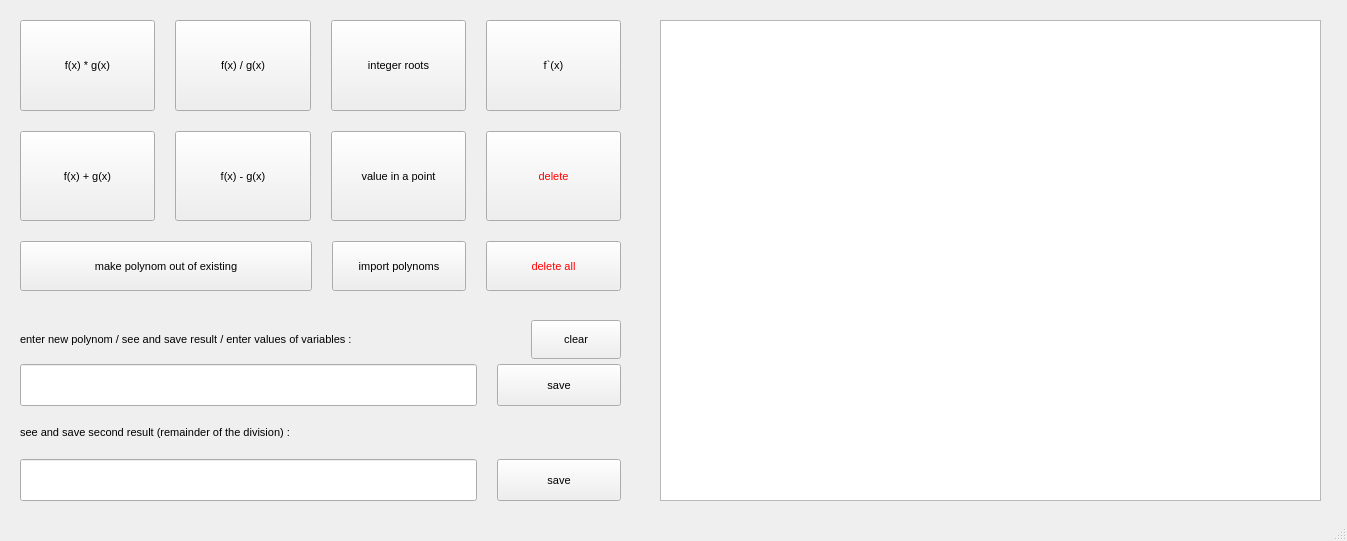
<?xml version="1.0" encoding="UTF-8"?>
<ui version="4.0">
 <class>MainWindow</class>
 <widget class="QMainWindow" name="MainWindow">
  <property name="geometry">
   <rect>
    <x>0</x>
    <y>0</y>
    <width>1347</width>
    <height>541</height>
   </rect>
  </property>
  <property name="font">
   <font>
    <pointsize>8</pointsize>
   </font>
  </property>
  <property name="windowTitle">
   <string>MainWindow</string>
  </property>
  <widget class="QWidget" name="centralwidget">
   <widget class="QListWidget" name="listWidget">
    <property name="geometry">
     <rect>
      <x>660</x>
      <y>20</y>
      <width>661</width>
      <height>481</height>
     </rect>
    </property>
   </widget>
   <widget class="QWidget" name="layoutWidget">
    <property name="geometry">
     <rect>
      <x>0</x>
      <y>0</y>
      <width>641</width>
      <height>311</height>
     </rect>
    </property>
    <property name="font">
     <font>
      <pointsize>8</pointsize>
     </font>
    </property>
    <layout class="QVBoxLayout" name="verticalLayout">
     <property name="spacing">
      <number>20</number>
     </property>
     <property name="leftMargin">
      <number>20</number>
     </property>
     <property name="topMargin">
      <number>20</number>
     </property>
     <property name="rightMargin">
      <number>20</number>
     </property>
     <property name="bottomMargin">
      <number>20</number>
     </property>
     <item>
      <layout class="QHBoxLayout" name="horizontalLayout">
       <property name="spacing">
        <number>20</number>
       </property>
       <item>
        <widget class="QPushButton" name="pushButton_multiply">
         <property name="sizePolicy">
          <sizepolicy hsizetype="Minimum" vsizetype="Ignored">
           <horstretch>0</horstretch>
           <verstretch>0</verstretch>
          </sizepolicy>
         </property>
         <property name="font">
          <font>
           <pointsize>8</pointsize>
          </font>
         </property>
         <property name="text">
          <string>f(x) * g(x)</string>
         </property>
        </widget>
       </item>
       <item>
        <widget class="QPushButton" name="pushButton_divide">
         <property name="sizePolicy">
          <sizepolicy hsizetype="Minimum" vsizetype="Ignored">
           <horstretch>0</horstretch>
           <verstretch>0</verstretch>
          </sizepolicy>
         </property>
         <property name="font">
          <font>
           <pointsize>8</pointsize>
          </font>
         </property>
         <property name="text">
          <string>f(x) / g(x)</string>
         </property>
        </widget>
       </item>
       <item>
        <widget class="QPushButton" name="pushButton_roots">
         <property name="sizePolicy">
          <sizepolicy hsizetype="Minimum" vsizetype="Ignored">
           <horstretch>0</horstretch>
           <verstretch>0</verstretch>
          </sizepolicy>
         </property>
         <property name="font">
          <font>
           <pointsize>8</pointsize>
          </font>
         </property>
         <property name="text">
          <string>integer roots</string>
         </property>
        </widget>
       </item>
       <item>
        <widget class="QPushButton" name="pushButton_derivative">
         <property name="sizePolicy">
          <sizepolicy hsizetype="Minimum" vsizetype="Ignored">
           <horstretch>0</horstretch>
           <verstretch>0</verstretch>
          </sizepolicy>
         </property>
         <property name="font">
          <font>
           <pointsize>8</pointsize>
          </font>
         </property>
         <property name="text">
          <string>f`(x)</string>
         </property>
        </widget>
       </item>
      </layout>
     </item>
     <item>
      <layout class="QHBoxLayout" name="horizontalLayout_2">
       <property name="spacing">
        <number>20</number>
       </property>
       <property name="sizeConstraint">
        <enum>QLayout::SetDefaultConstraint</enum>
       </property>
       <item>
        <widget class="QPushButton" name="pushButton_plus">
         <property name="sizePolicy">
          <sizepolicy hsizetype="Minimum" vsizetype="Ignored">
           <horstretch>0</horstretch>
           <verstretch>0</verstretch>
          </sizepolicy>
         </property>
         <property name="font">
          <font>
           <pointsize>8</pointsize>
          </font>
         </property>
         <property name="text">
          <string>f(x) + g(x)</string>
         </property>
        </widget>
       </item>
       <item>
        <widget class="QPushButton" name="pushButton_minus">
         <property name="sizePolicy">
          <sizepolicy hsizetype="Minimum" vsizetype="Ignored">
           <horstretch>0</horstretch>
           <verstretch>0</verstretch>
          </sizepolicy>
         </property>
         <property name="font">
          <font>
           <pointsize>8</pointsize>
          </font>
         </property>
         <property name="text">
          <string>f(x) - g(x)</string>
         </property>
        </widget>
       </item>
       <item>
        <widget class="QPushButton" name="pushButton_value_in_point">
         <property name="sizePolicy">
          <sizepolicy hsizetype="Minimum" vsizetype="Ignored">
           <horstretch>0</horstretch>
           <verstretch>0</verstretch>
          </sizepolicy>
         </property>
         <property name="font">
          <font>
           <pointsize>8</pointsize>
          </font>
         </property>
         <property name="text">
          <string>value in a point</string>
         </property>
        </widget>
       </item>
       <item>
        <widget class="QPushButton" name="pushButton_delete">
         <property name="sizePolicy">
          <sizepolicy hsizetype="Minimum" vsizetype="Ignored">
           <horstretch>0</horstretch>
           <verstretch>0</verstretch>
          </sizepolicy>
         </property>
         <property name="font">
          <font>
           <pointsize>8</pointsize>
          </font>
         </property>
         <property name="styleSheet">
          <string notr="true">color:red</string>
         </property>
         <property name="text">
          <string>delete</string>
         </property>
        </widget>
       </item>
      </layout>
     </item>
     <item>
      <layout class="QHBoxLayout" name="horizontalLayout_3">
       <property name="spacing">
        <number>20</number>
       </property>
       <item>
        <widget class="QPushButton" name="pushButton_make_polynom_out_of_existing">
         <property name="sizePolicy">
          <sizepolicy hsizetype="Minimum" vsizetype="Ignored">
           <horstretch>0</horstretch>
           <verstretch>0</verstretch>
          </sizepolicy>
         </property>
         <property name="maximumSize">
          <size>
           <width>16777215</width>
           <height>50</height>
          </size>
         </property>
         <property name="font">
          <font>
           <pointsize>8</pointsize>
          </font>
         </property>
         <property name="text">
          <string>make polynom out of existing</string>
         </property>
        </widget>
       </item>
       <item>
        <widget class="QPushButton" name="pushButton_import">
         <property name="sizePolicy">
          <sizepolicy hsizetype="Minimum" vsizetype="Fixed">
           <horstretch>0</horstretch>
           <verstretch>0</verstretch>
          </sizepolicy>
         </property>
         <property name="minimumSize">
          <size>
           <width>0</width>
           <height>50</height>
          </size>
         </property>
         <property name="maximumSize">
          <size>
           <width>134</width>
           <height>16777215</height>
          </size>
         </property>
         <property name="cursor">
          <cursorShape>ArrowCursor</cursorShape>
         </property>
         <property name="text">
          <string>import polynoms</string>
         </property>
        </widget>
       </item>
       <item>
        <widget class="QPushButton" name="pushButton_delete_all">
         <property name="sizePolicy">
          <sizepolicy hsizetype="Minimum" vsizetype="Ignored">
           <horstretch>0</horstretch>
           <verstretch>0</verstretch>
          </sizepolicy>
         </property>
         <property name="maximumSize">
          <size>
           <width>135</width>
           <height>50</height>
          </size>
         </property>
         <property name="font">
          <font>
           <pointsize>8</pointsize>
          </font>
         </property>
         <property name="styleSheet">
          <string notr="true">color:red</string>
         </property>
         <property name="text">
          <string>delete all</string>
         </property>
        </widget>
       </item>
      </layout>
     </item>
    </layout>
   </widget>
   <widget class="QWidget" name="layoutWidget">
    <property name="geometry">
     <rect>
      <x>0</x>
      <y>310</y>
      <width>641</width>
      <height>211</height>
     </rect>
    </property>
    <layout class="QVBoxLayout" name="verticalLayout_2">
     <property name="spacing">
      <number>5</number>
     </property>
     <property name="leftMargin">
      <number>20</number>
     </property>
     <property name="topMargin">
      <number>10</number>
     </property>
     <property name="rightMargin">
      <number>20</number>
     </property>
     <property name="bottomMargin">
      <number>20</number>
     </property>
     <item>
      <layout class="QHBoxLayout" name="horizontalLayout_6">
       <item>
        <widget class="QLabel" name="label">
         <property name="text">
          <string>enter new polynom / see and save result / enter values of variables :</string>
         </property>
        </widget>
       </item>
       <item>
        <widget class="QPushButton" name="pushButton_clear">
         <property name="minimumSize">
          <size>
           <width>0</width>
           <height>39</height>
          </size>
         </property>
         <property name="maximumSize">
          <size>
           <width>90</width>
           <height>16777215</height>
          </size>
         </property>
         <property name="text">
          <string>clear</string>
         </property>
        </widget>
       </item>
      </layout>
     </item>
     <item>
      <layout class="QHBoxLayout" name="horizontalLayout_5">
       <property name="spacing">
        <number>20</number>
       </property>
       <item>
        <widget class="QLineEdit" name="lineEdit">
         <property name="sizePolicy">
          <sizepolicy hsizetype="Expanding" vsizetype="Ignored">
           <horstretch>0</horstretch>
           <verstretch>0</verstretch>
          </sizepolicy>
         </property>
        </widget>
       </item>
       <item>
        <widget class="QPushButton" name="pushButton_save_res_1">
         <property name="sizePolicy">
          <sizepolicy hsizetype="Fixed" vsizetype="Ignored">
           <horstretch>0</horstretch>
           <verstretch>0</verstretch>
          </sizepolicy>
         </property>
         <property name="minimumSize">
          <size>
           <width>124</width>
           <height>31</height>
          </size>
         </property>
         <property name="font">
          <font>
           <pointsize>8</pointsize>
          </font>
         </property>
         <property name="text">
          <string>save</string>
         </property>
        </widget>
       </item>
      </layout>
     </item>
     <item>
      <widget class="QLabel" name="label_2">
       <property name="text">
        <string>see and save second result (remainder of the division) :</string>
       </property>
      </widget>
     </item>
     <item>
      <layout class="QHBoxLayout" name="horizontalLayout_4">
       <property name="spacing">
        <number>20</number>
       </property>
       <item>
        <widget class="QLineEdit" name="lineEdit_2">
         <property name="sizePolicy">
          <sizepolicy hsizetype="Expanding" vsizetype="Ignored">
           <horstretch>0</horstretch>
           <verstretch>0</verstretch>
          </sizepolicy>
         </property>
        </widget>
       </item>
       <item>
        <widget class="QPushButton" name="pushButton_save_res_2">
         <property name="sizePolicy">
          <sizepolicy hsizetype="Minimum" vsizetype="Ignored">
           <horstretch>0</horstretch>
           <verstretch>0</verstretch>
          </sizepolicy>
         </property>
         <property name="minimumSize">
          <size>
           <width>124</width>
           <height>31</height>
          </size>
         </property>
         <property name="text">
          <string>save</string>
         </property>
        </widget>
       </item>
      </layout>
     </item>
    </layout>
   </widget>
  </widget>
  <widget class="QMenuBar" name="menubar">
   <property name="geometry">
    <rect>
     <x>0</x>
     <y>0</y>
     <width>1347</width>
     <height>17</height>
    </rect>
   </property>
  </widget>
  <widget class="QStatusBar" name="statusbar"/>
 </widget>
 <resources/>
 <connections/>
</ui>
